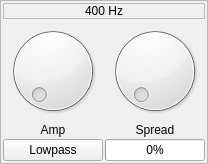
                     <widget class="QFrame" name="frame_27">
                      <property name="frameShape">
                       <enum>QFrame::StyledPanel</enum>
                      </property>
                      <layout class="QGridLayout" name="gridLayout_104">
                       <property name="leftMargin">
                        <number>2</number>
                       </property>
                       <property name="topMargin">
                        <number>2</number>
                       </property>
                       <property name="rightMargin">
                        <number>2</number>
                       </property>
                       <property name="bottomMargin">
                        <number>2</number>
                       </property>
                       <property name="spacing">
                        <number>2</number>
                       </property>
                       <item row="1" column="0">
                        <layout class="QVBoxLayout" name="verticalLayout_59">
                         <item>
                          <widget class="QDial" name="amp_dial_11">
                           <property name="minimum">
                            <number>0</number>
                           </property>
                           <property name="maximum">
                            <number>200</number>
                           </property>
                          </widget>
                         </item>
                         <item>
                          <widget class="QLabel" name="label_135">
                           <property name="text">
                            <string>Amp</string>
                           </property>
                           <property name="alignment">
                            <set>Qt::AlignCenter</set>
                           </property>
                          </widget>
                         </item>
                        </layout>
                       </item>
                       <item row="1" column="1">
                        <layout class="QVBoxLayout" name="verticalLayout_60">
                         <item>
                          <widget class="QDial" name="spread_dial_11">
                           <property name="minimum">
                            <number>1</number>
                           </property>
                           <property name="maximum">
                            <number>500</number>
                           </property>
                          </widget>
                         </item>
                         <item>
                          <widget class="QLabel" name="label_136">
                           <property name="text">
                            <string>Spread</string>
                           </property>
                           <property name="alignment">
                            <set>Qt::AlignCenter</set>
                           </property>
                          </widget>
                         </item>
                        </layout>
                       </item>
                       <item row="2" column="0">
                        <widget class="QPushButton" name="filter_type_btm_11">
                         <property name="text">
                          <string>Lowpass</string>
                         </property>
                        </widget>
                       </item>
                       <item row="2" column="1">
                        <widget class="QProgressBar" name="spread_bar_11">
                         <property name="minimum">
                          <number>1</number>
                         </property>
                         <property name="maximum">
                          <number>500</number>
                         </property>
                         <property name="value">
                          <number>1</number>
                         </property>
                         <property name="alignment">
                          <set>Qt::AlignCenter</set>
                         </property>
                        </widget>
                       </item>
                       <item row="0" column="0" colspan="2">
                        <widget class="QLabel" name="label_137">
                         <property name="frameShape">
                          <enum>QFrame::StyledPanel</enum>
                         </property>
                         <property name="text">
                          <string>400 Hz</string>
                         </property>
                         <property name="alignment">
                          <set>Qt::AlignCenter</set>
                         </property>
                        </widget>
                       </item>
                      </layout>
                     </widget>
